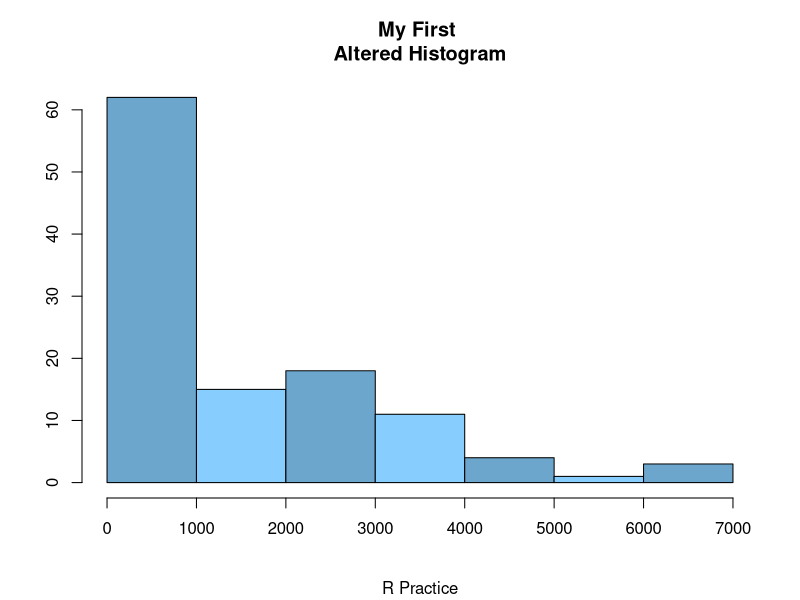

Source code (R): (Note: this script raises an error after producing the figure.)
# Exercises provided by r-tutorials.com/r-exercises-for-beginners

# lynx dataset is a time series with the number of annual lynx trappings in Canada from 1821-1934
# iris dataset is from Ronald Fisher's 1936 which contains three plant species and four feature measured for each sample
# mtcars dataset is a dataset that comes from the 1974 Motor Trends magazine

## Question 1: 
  # Get the length of the "lynx" dataset
  # Create a vector of ordered "lynx" index numbers(hint: order, increasing)
  # Get 2 vectors(index position and absolute values) with all "lynx" observations smaller than 500 (hint: which, subset)
length(lynx)
order(lynx)
which(lynx < 500)
subset(lynx, lynx < 500)

## Question 2:
  # Get a Histogram of the "lynx" dataset
  # Adjust the bin size to 7 bins
  # Remove the labels and change the bins to alternating colors
  # Add a subtitle and divide the main title
hist(lynx, col = c('skyblue3', 'skyblue1'), breaks = 7,
     sub = "R Practice", xlab ="", ylab = "",
     main = "My First \nAltered Histogram")

## Question 3:
  # Extract Sepal.Length from the "iris" dataset and call the resulting vector mysepal
  # Get the summation, mean, median, max and min of mysepal
  # Get the summary of mysepal and compare with the results with the above task
mysepal = iris$Sepal.Length
sum(mysepal); mean(mysepal); median(mysepal); max(mysepal)
summary(mysepal)

## Question 4:
  # Install and load library "dplyr"
  # Call help for function arrange of "dplyr"
  # Deinstall "dplyr"
install.packages("dplyr")
library(dplyr)
?arrange
remove.packages("dplyr")

## Question 5:
  # Data for this exercise: x = c(3,6,9)
  # Repeat x 4 times, but there should be an extra 1 at the end and beginning
  # Call the vector of 5a myvec and extract the 5th value (hint: dplyr, nth)
myvec = c(1, rep(x, times=4), 1)
library(dplyr)
nth(myvec, 5)

## Question 6: 
  # Get a subset of "mtcars" with transmission type: manual, and call it mysubset
  # Extract the first 2 variables of the first 2 observations of mysubset
mysubset = subset(mtcars, am == 1)
mysubset[c(1,2), c(1,2)]

## Question 7:
  # Get the first 9 observations of "mtcars"
  # Get the "mtcars" dataset ordered according to the increading amount of "carb" (hint: library dplyr, arrange)
head(mtcars, 9)
library(dplyr)
arrange(mtcars, carb)

## Question 8:
  # Get the means of the firs 2 columns in the "iris" dataset by Species
  # Create vector x which is the alternation of 1 and 2, 75 times, check the length
  # Attach x to iris as dataframe "irisx", check the head
  # Get the colsums of columns 1,3,4 in the "irisx" dataset by the new x variable